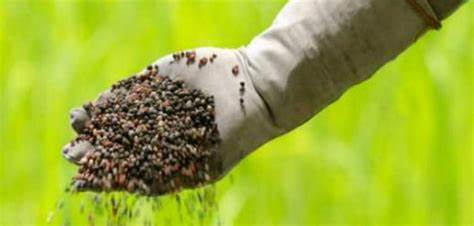
#> input picture Appliction Building/Build HTML/FERTI.jpg, 474 x 226 px, given in place of nyvt_oli2_2022281_lrg.jpg, which was not available
$ jupyter execute --allow-errors Working_with_lines.ipynb   (older library calls are emulated)
#> lines starting #> are read from the running program, lines starting #| are printed output that depends on the picture; after the words box and inside, x2 and y2 are one past the last pixel; in counts of white or black regions, pixels touching at a corner belong together; pictures that were not available may be replaced by others from this repository, and a replacement may not be noted
[cell 1]
from google.colab import drive
drive.mount('/content/drive')

[cell 2]
import numpy as np
from PIL import Image
import time
from matplotlib import pyplot as plt
import cv2
import argparse
import imutils

[cell 3]
img = Image.open('/content/drive/MyDrive/NALAYATHIRAN_PLANT/nyvt_oli2_2022281_lrg.jpg' )
#> img is the input picture: PIL image 474x226 RGB; mean R, G, B 155.2, 174.2, 52.3
data = np.array(img, dtype='uint8')
image = cv2.imread('/content/drive/MyDrive/NALAYATHIRAN_PLANT/nyvt_oli2_2022281_lrg.jpg')

[cell 4]
print(data, image)
#> (printed output is left out)

plt.figure(figsize=(8, 8))
plt.imshow(data)

plt.figure(figsize=(8, 8))
plt.imshow(image)

plt.show()

[cell 5]
print(data.shape, image.shape)
#| (226, 474, 3) (226, 474, 3)

plt.figure(figsize=(8, 8))
plt.imshow(data)

plt.figure(figsize=(8, 8))
plt.imshow(image)

plt.show()

[cell 6]
a=data[:,3]
#> a = 226 rows, first 8: [191, 230, 39], [190, 229, 38], [188, 227, 36], [189, 225, 37], [189, 224, 36], [190, 225, 37], [193, 225, 38], [193, 225, 38]
a= cv2.cvtColor(image,cv2.COLOR_BGR2GRAY)
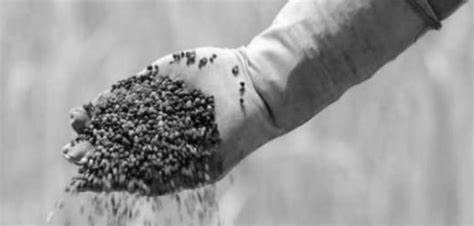
#> a: shape (226, 474); min 1, max 255, mean 154.6
a=255-a
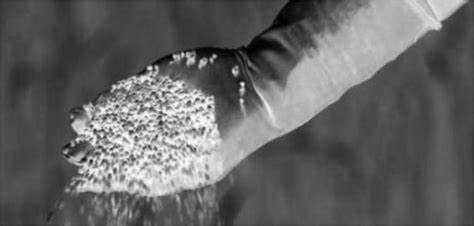
#> a: shape (226, 474); min 0, max 254, mean 100.4
thresh = cv2.threshold(a, 10, 255, cv2.THRESH_BINARY)[1]
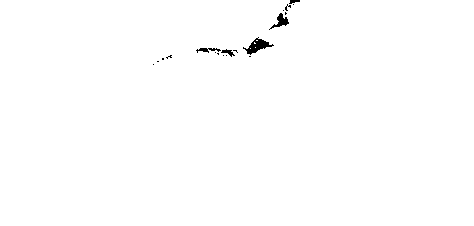
#> thresh: shape (226, 474); 99.5% white; 19 black regions (14 under 20 px), largest, box (x1, y1, x2, y2) and area: (243, 37, 274, 55) 216, (269, 13, 289, 30) 119, (196, 48, 221, 53) 65, (221, 49, 235, 57) 47, (289, 0, 300, 4) 28
#thresh = cv2.adaptiveThreshold(a,255,cv2.ADAPTIVE_THRESH_MEAN_C,cv2.THRESH_BINARY,3,2)
#kernel=cv2.getStructuringElement(cv2.MORPH_RECT,(15,15))
#thresh = cv2.morphologyEx(thresh, cv2.MORPH_CLOSE, kernel)

[cell 7]
low_threshold = 50
high_threshold = 150
kernel=5
edges = cv2.Canny(thresh, low_threshold, high_threshold,kernel)
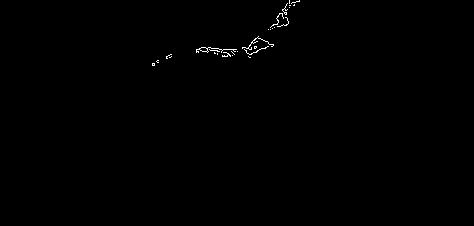
#> edges: shape (226, 474); 0.3% white in thin lines or dots, all inside (x1, y1, x2, y2) = (152, 0, 300, 66)
#laplacian = cv2.Laplacian(thresh,cv2.CV_64F)

[cell 8]
rho = 1
theta = np.pi / 180
threshold = 10
min_line_length = 100
max_line_gap = 20
line_image = np.copy(image) * 0
#> line_image: shape (226, 474, 3); every value is 0

[cell 9]
lines = cv2.HoughLinesP(edges, rho, theta, threshold, np.array([]),
                    min_line_length, max_line_gap)
#> lines = None

#> (the rest of this cell did not finish here and is left out)

[cell 10]
plt.figure()
plt.imshow(a,cmap='gray')
plt.figure()
plt.imshow(thresh,cmap='gray')
plt.figure()
plt.imshow(edges,cmap='gray')

plt.figure()
#> (the rest of this cell did not finish here and is left out)

[cell 11]
# filling holes
thresh = cv2.threshold(a, 10, 255, cv2.THRESH_BINARY_INV)[1]
im_floodfill = thresh.copy()
h, w = thresh.shape[:2]
#> h = 226; w = 474
mask = np.zeros((h+2, w+2), np.uint8)
cv2.floodFill(im_floodfill, mask, (0,0), 255);
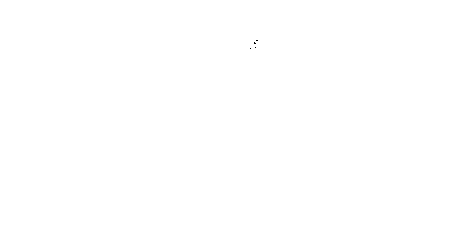
#> im_floodfill: shape (226, 474); 100% white; black in thin lines or dots, all inside (x1, y1, x2, y2) = (250, 40, 258, 49)


final = np.multiply(255-thresh, im_floodfill)
line_image = np.copy(image) * 0
mask = 1 - final
kernel=cv2.getStructuringElement(cv2.MORPH_RECT,(5,5))
mask = cv2.morphologyEx(mask, cv2.MORPH_DILATE, kernel)
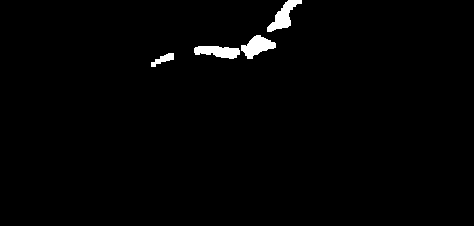
#> mask: shape (226, 474); values 0 (black) and 1 (white), 1.4% white; 4 white regions, box (x1, y1, x2, y2) and area: (267, 0, 302, 32) 460, (241, 35, 276, 59) 459, (194, 46, 240, 59) 424, (151, 53, 174, 67) 146
final = cv2.morphologyEx(final, cv2.MORPH_DILATE, kernel)
#> final: shape (226, 474); values 0 (black) and 1 (white), 99.9% white; 4 black regions (3 under 20 px), largest, box (x1, y1, x2, y2) and area: (249, 41, 267, 52) 70
final = np.multiply(mask, final)
#> final: shape (226, 474); values 0 (black) and 1 (white), 1.3% white; 4 white regions, box (x1, y1, x2, y2) and area: (267, 0, 302, 32) 448, (194, 46, 240, 59) 424, (241, 35, 276, 59) 389, (151, 53, 174, 67) 146

mask_dil = cv2.morphologyEx(mask, cv2.MORPH_DILATE, kernel)
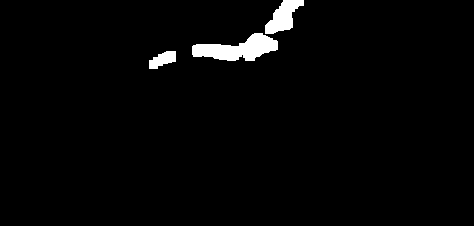
#> mask_dil: shape (226, 474); values 0 (black) and 1 (white), 2.2% white; 3 white regions, box (x1, y1, x2, y2) and area: (192, 33, 278, 61) 1379, (265, 0, 304, 34) 715, (149, 51, 176, 69) 310
mask_erd = cv2.morphologyEx(mask, cv2.MORPH_ERODE, kernel)
#> mask_erd: shape (226, 474); values 0 (black) and 1 (white), 0.62% white; 6 white regions (2 under 20 px), largest, box (x1, y1, x2, y2) and area: (243, 37, 274, 57) 235, (269, 0, 300, 30) 220, (196, 48, 238, 57) 184, (162, 55, 172, 60) 20
bound = mask_dil - mask_erd
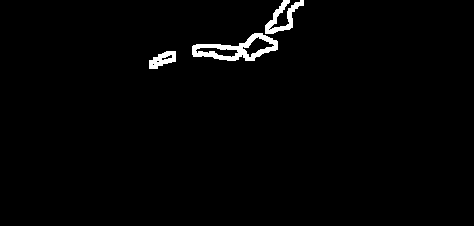
#> bound: shape (226, 474); values 0 (black) and 1 (white), 1.6% white; 3 white regions, box (x1, y1, x2, y2) and area: (192, 33, 278, 61) 960, (265, 0, 304, 34) 495, (149, 51, 176, 69) 287
bound = cv2.morphologyEx(bound, cv2.MORPH_DILATE, kernel)
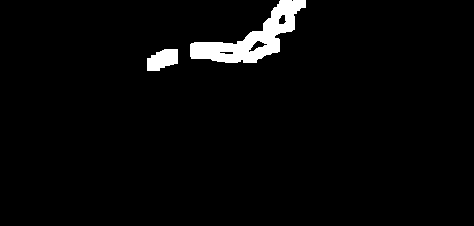
#> bound: shape (226, 474); values 0 (black) and 1 (white), 3% white; 2 white regions, box (x1, y1, x2, y2) and area: (190, 0, 306, 63) 2690, (147, 49, 178, 71) 506
bound = 1 - bound
final = np.multiply(bound, final)
#> final: shape (226, 474); values 0 (black) and 1 (white), 0.06% white in thin lines or dots, all inside (x1, y1, x2, y2) = (220, 15, 285, 54)


# Run Hough on edge detected image
# Output "lines" is an array containing endpoints of detected line segments
lines = cv2.HoughLinesP(final, rho, theta, threshold, np.array([]),
                        min_line_length, max_line_gap)
#> (the rest of this cell did not finish here and is left out)
